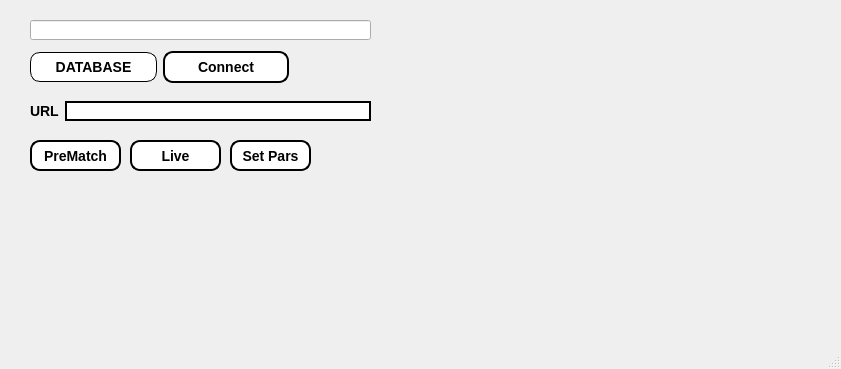
<?xml version="1.0" encoding="UTF-8"?>
<ui version="4.0">
 <class>Football</class>
 <widget class="QMainWindow" name="Football">
  <property name="geometry">
   <rect>
    <x>0</x>
    <y>0</y>
    <width>841</width>
    <height>369</height>
   </rect>
  </property>
  <property name="windowTitle">
   <string>MainWindow</string>
  </property>
  <property name="autoFillBackground">
   <bool>true</bool>
  </property>
  <widget class="QWidget" name="centralwidget">
   <widget class="QWidget" name="layoutWidget">
    <property name="geometry">
     <rect>
      <x>30</x>
      <y>50</y>
      <width>259</width>
      <height>35</height>
     </rect>
    </property>
    <layout class="QHBoxLayout" name="horizontalLayout_4">
     <item>
      <widget class="QPushButton" name="pushButton_3">
       <property name="styleSheet">
        <string notr="true">QPushButton#pushButton_3 {
    border-style: outset;
    border-width: 1px;
    border-radius: 10px;
    border-color: black;
    font: bold 14px;
    padding: 6px;
	background-color: white;
}</string>
       </property>
       <property name="text">
        <string>DATABASE</string>
       </property>
      </widget>
     </item>
     <item>
      <widget class="QPushButton" name="pushButton">
       <property name="styleSheet">
        <string notr="true">QPushButton#pushButton {
    border-style: outset;
    border-width: 2px;
    border-radius: 10px;
    border-color: black;
    font: bold 14px;
    min-width: 7em;
    padding: 6px;
	background-color: white;
}
QPushButton#pushButton:hover {
  background-color: #e7e7e7;
}


    	
</string>
       </property>
       <property name="text">
        <string>Connect</string>
       </property>
      </widget>
     </item>
    </layout>
   </widget>
   <widget class="QPushButton" name="pushButton_6">
    <property name="enabled">
     <bool>true</bool>
    </property>
    <property name="geometry">
     <rect>
      <x>130</x>
      <y>140</y>
      <width>91</width>
      <height>31</height>
     </rect>
    </property>
    <property name="styleSheet">
     <string notr="true">QPushButton#pushButton_6 {
    border-style: outset;
    border-width: 2px;
    border-radius: 10px;
    border-color: black;
    font: bold 14px;
    padding: 6px;
	background-color: white;
}
QPushButton#pushButton_6:hover {
  background-color: #e7e7e7;
}


    	
</string>
    </property>
    <property name="text">
     <string>Live</string>
    </property>
   </widget>
   <widget class="QLineEdit" name="lineEdit_2">
    <property name="geometry">
     <rect>
      <x>540</x>
      <y>140</y>
      <width>0</width>
      <height>0</height>
     </rect>
    </property>
    <property name="maximumSize">
     <size>
      <width>0</width>
      <height>0</height>
     </size>
    </property>
    <property name="readOnly">
     <bool>true</bool>
    </property>
   </widget>
   <widget class="QLabel" name="label_6">
    <property name="geometry">
     <rect>
      <x>30</x>
      <y>100</y>
      <width>241</width>
      <height>16</height>
     </rect>
    </property>
    <property name="styleSheet">
     <string notr="true">font: bold 14px;
color: red;
  
</string>
    </property>
    <property name="text">
     <string/>
    </property>
   </widget>
   <widget class="QLabel" name="label_7">
    <property name="geometry">
     <rect>
      <x>30</x>
      <y>90</y>
      <width>271</width>
      <height>31</height>
     </rect>
    </property>
    <property name="styleSheet">
     <string notr="true">font: bold 14px;
color:rgb(255, 0, 0);
</string>
    </property>
    <property name="text">
     <string/>
    </property>
   </widget>
   <widget class="QLineEdit" name="lineEdit_3">
    <property name="enabled">
     <bool>true</bool>
    </property>
    <property name="geometry">
     <rect>
      <x>30</x>
      <y>20</y>
      <width>341</width>
      <height>20</height>
     </rect>
    </property>
    <property name="readOnly">
     <bool>true</bool>
    </property>
   </widget>
   <widget class="QPushButton" name="pushButton_2">
    <property name="geometry">
     <rect>
      <x>30</x>
      <y>140</y>
      <width>91</width>
      <height>31</height>
     </rect>
    </property>
    <property name="styleSheet">
     <string notr="true">QPushButton#pushButton_2 {
    border-style: outset;
    border-width: 2px;
    border-radius: 10px;
    border-color: black;
    font: bold 14px;
	background-color: white;
}
QPushButton#pushButton_2:hover {
  background-color: #e7e7e7;
}


    	
</string>
    </property>
    <property name="text">
     <string>PreMatch</string>
    </property>
   </widget>
   <widget class="QPushButton" name="pushButton_4">
    <property name="geometry">
     <rect>
      <x>230</x>
      <y>140</y>
      <width>81</width>
      <height>31</height>
     </rect>
    </property>
    <property name="styleSheet">
     <string notr="true">QPushButton#pushButton_4 {
    border-style: outset;
    border-width: 2px;
    border-radius: 10px;
    border-color: black;
    font: bold 14px;
	background-color: white;
}
QPushButton#pushButton_4:hover {
  background-color: #e7e7e7;
}


    	
</string>
    </property>
    <property name="text">
     <string>Set Pars</string>
    </property>
   </widget>
   <widget class="QWidget" name="layoutWidget">
    <property name="geometry">
     <rect>
      <x>30</x>
      <y>100</y>
      <width>341</width>
      <height>22</height>
     </rect>
    </property>
    <layout class="QHBoxLayout" name="horizontalLayout_2">
     <item>
      <widget class="QLabel" name="label_2">
       <property name="styleSheet">
        <string notr="true">font: bold 14px;</string>
       </property>
       <property name="text">
        <string>URL</string>
       </property>
      </widget>
     </item>
     <item>
      <widget class="QLineEdit" name="lineEdit_4">
       <property name="styleSheet">
        <string notr="true">border : 2px solid black;</string>
       </property>
      </widget>
     </item>
    </layout>
   </widget>
  </widget>
  <widget class="QStatusBar" name="statusbar"/>
 </widget>
 <resources/>
 <connections/>
</ui>
